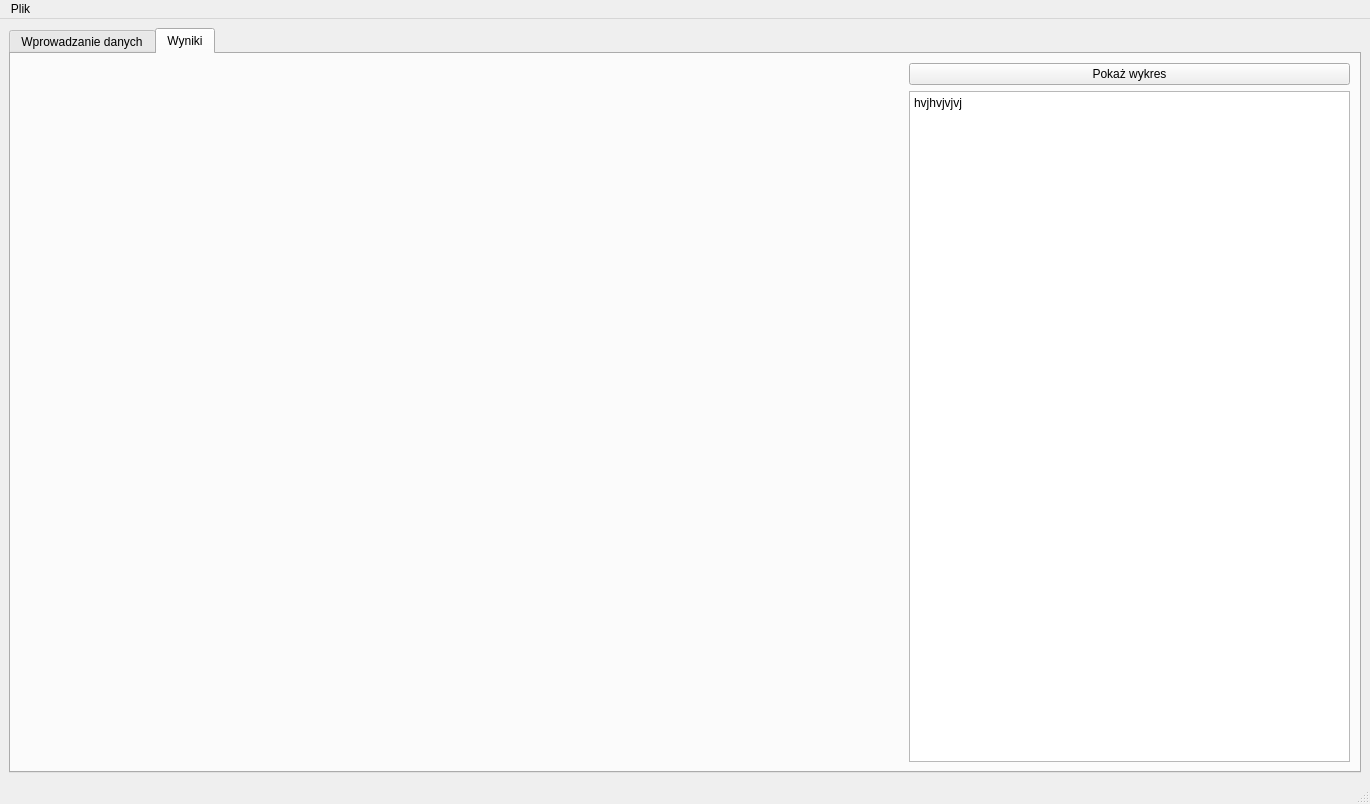
<?xml version="1.0" encoding="UTF-8"?>
<ui version="4.0">
 <class>MainWindow</class>
 <widget class="QMainWindow" name="MainWindow">
  <property name="geometry">
   <rect>
    <x>0</x>
    <y>0</y>
    <width>1370</width>
    <height>804</height>
   </rect>
  </property>
  <property name="windowTitle">
   <string>gui</string>
  </property>
  <widget class="QWidget" name="centralwidget">
   <layout class="QHBoxLayout" name="horizontalLayout" stretch="0">
    <item>
     <widget class="QTabWidget" name="tabWidget">
      <property name="currentIndex">
       <number>1</number>
      </property>
      <widget class="QWidget" name="tab">
       <attribute name="title">
        <string>Wprowadzanie danych</string>
       </attribute>
       <layout class="QHBoxLayout" name="horizontalLayout_3">
        <item>
         <layout class="QVBoxLayout" name="verticalLayout_2">
          <item>
           <widget class="QGroupBox" name="criteriaEditor">
            <property name="title">
             <string>Edytor kryteriów</string>
            </property>
            <layout class="QGridLayout" name="gridLayout_3">
             <item row="1" column="0">
              <widget class="QPushButton" name="buttonAddCriteria">
               <property name="text">
                <string>Dodaj</string>
               </property>
              </widget>
             </item>
             <item row="1" column="1">
              <widget class="QPushButton" name="buttonRemoveCriteria">
               <property name="text">
                <string>Usuń</string>
               </property>
              </widget>
             </item>
             <item row="0" column="0" colspan="2">
              <widget class="QTableWidget" name="criteriaTable">
               <row/>
               <row/>
               <column>
                <property name="text">
                 <string>Nazwa</string>
                </property>
               </column>
               <column>
                <property name="text">
                 <string>Kierunek</string>
                </property>
               </column>
              </widget>
             </item>
            </layout>
           </widget>
          </item>
          <item>
           <widget class="QGroupBox" name="generationGroup">
            <property name="title">
             <string>Generacja</string>
            </property>
            <layout class="QGridLayout" name="gridLayout">
             <item row="3" column="0">
              <widget class="QPushButton" name="buttonGenerate">
               <property name="text">
                <string>Generuj</string>
               </property>
              </widget>
             </item>
             <item row="1" column="0">
              <widget class="QSpinBox" name="spinBoxMean">
               <property name="suffix">
                <string> Średnia</string>
               </property>
              </widget>
             </item>
             <item row="1" column="1">
              <widget class="QSpinBox" name="spinBoxSort1"/>
             </item>
             <item row="1" column="2">
              <widget class="QSpinBox" name="spinBoxObjectCount">
               <property name="suffix">
                <string> Liczba obiektów</string>
               </property>
               <property name="minimum">
                <number>2</number>
               </property>
               <property name="maximum">
                <number>999999</number>
               </property>
               <property name="value">
                <number>25</number>
               </property>
              </widget>
             </item>
             <item row="3" column="1">
              <widget class="QPushButton" name="buttonSort">
               <property name="text">
                <string>Sortuj</string>
               </property>
              </widget>
             </item>
             <item row="3" column="2">
              <widget class="QSpinBox" name="spinBoxSort2">
               <property name="minimum">
                <number>1</number>
               </property>
              </widget>
             </item>
             <item row="0" column="0">
              <widget class="QLabel" name="label">
               <property name="text">
                <string>Rozkład</string>
               </property>
              </widget>
             </item>
             <item row="0" column="1">
              <widget class="QComboBox" name="distributionComboBox">
               <item>
                <property name="text">
                 <string>Gaussa</string>
                </property>
               </item>
               <item>
                <property name="text">
                 <string>Eksponencjalny</string>
                </property>
               </item>
               <item>
                <property name="text">
                 <string>Poissona</string>
                </property>
               </item>
              </widget>
             </item>
            </layout>
           </widget>
          </item>
         </layout>
        </item>
        <item>
         <layout class="QVBoxLayout" name="verticalLayout" stretch="0,0">
          <item>
           <widget class="QGroupBox" name="valuesEditor">
            <property name="title">
             <string>Edytor wartości</string>
            </property>
            <layout class="QGridLayout" name="gridLayout_4">
             <item row="0" column="0" colspan="2">
              <widget class="QTableWidget" name="valuesTable">
               <property name="showGrid">
                <bool>true</bool>
               </property>
               <property name="rowCount">
                <number>10</number>
               </property>
               <property name="columnCount">
                <number>2</number>
               </property>
               <row/>
               <row/>
               <row/>
               <row/>
               <row/>
               <row/>
               <row/>
               <row/>
               <row/>
               <row/>
               <column>
                <property name="text">
                 <string>Kryterium 1</string>
                </property>
               </column>
               <column>
                <property name="text">
                 <string>Kryterium 2</string>
                </property>
               </column>
              </widget>
             </item>
            </layout>
           </widget>
          </item>
          <item>
           <widget class="QGroupBox" name="actionsGroup">
            <property name="title">
             <string>Akcje</string>
            </property>
            <layout class="QGridLayout" name="gridLayout_2">
             <item row="0" column="0">
              <widget class="QLabel" name="label_2">
               <property name="text">
                <string>Algorytm</string>
               </property>
              </widget>
             </item>
             <item row="1" column="0">
              <widget class="QPushButton" name="buttonSolve">
               <property name="text">
                <string>Rozwiąż</string>
               </property>
              </widget>
             </item>
             <item row="1" column="1">
              <widget class="QPushButton" name="buttonBenchmark">
               <property name="text">
                <string>Benchmark</string>
               </property>
              </widget>
             </item>
             <item row="0" column="1">
              <widget class="QComboBox" name="algorithmComboBox">
               <item>
                <property name="text">
                 <string>Bez filtracji</string>
                </property>
               </item>
               <item>
                <property name="text">
                 <string>Z Filtracją</string>
                </property>
               </item>
               <item>
                <property name="text">
                 <string>Punkt idealny</string>
                </property>
               </item>
              </widget>
             </item>
            </layout>
           </widget>
          </item>
         </layout>
        </item>
       </layout>
      </widget>
      <widget class="QWidget" name="tab_2">
       <attribute name="title">
        <string>Wyniki</string>
       </attribute>
       <layout class="QGridLayout" name="gridLayout_5" columnstretch="2,1">
        <item row="1" column="1">
         <widget class="QPlainTextEdit" name="outputText">
          <property name="readOnly">
           <bool>true</bool>
          </property>
          <property name="plainText">
           <string>hvjhvjvjvj</string>
          </property>
         </widget>
        </item>
        <item row="0" column="1">
         <widget class="QPushButton" name="plotButton">
          <property name="text">
           <string>Pokaż wykres</string>
          </property>
         </widget>
        </item>
        <item row="0" column="0" rowspan="2">
         <widget class="MplWidget" name="mpl_widget" native="true"/>
        </item>
       </layout>
      </widget>
     </widget>
    </item>
   </layout>
  </widget>
  <widget class="QMenuBar" name="menuBar">
   <property name="geometry">
    <rect>
     <x>0</x>
     <y>0</y>
     <width>1370</width>
     <height>33</height>
    </rect>
   </property>
   <addaction name="menuFile"/>
  </widget>
  <widget class="QStatusBar" name="statusBar"/>
  <action name="menuFile">
   <property name="text">
    <string>Plik</string>
   </property>
  </action>
 </widget>
 <customwidgets>
  <customwidget>
   <class>MplWidget</class>
   <extends>QWidget</extends>
   <header>mplwidget</header>
   <container>1</container>
  </customwidget>
 </customwidgets>
 <resources/>
 <connections/>
</ui>
